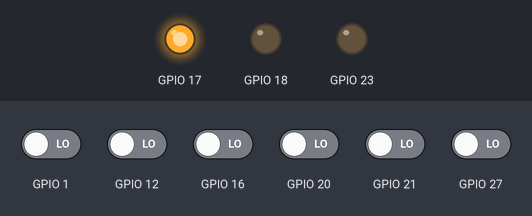
Bench run of a program on a simulated Raspberry Pi (BCM pin numbers). Shown: output pins drawn as LEDs (lit = HIGH). Inputs (shaded band) come from the test bench; at power-on: GPIO 1, GPIO 12, GPIO 16, GPIO 20, GPIO 21, GPIO 27 LOW. The clock reads 2024-03-15 10:24:30 at power-on unless the program sets it; outgoing connections fail; threads take turns every 2 ms; what the program prints to the terminal is not drawn.

Above: at 1.2 s.
1.3 s: GPIO 16 driven HIGH and GPIO 20 driven HIGH
At 30.7 s:
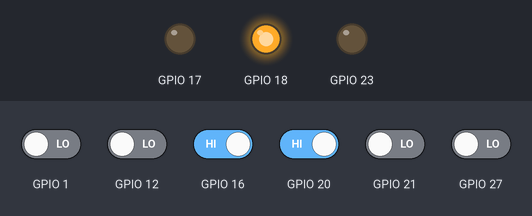
At 33.3 s:
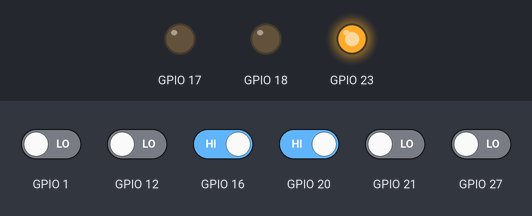
Timing chart, 0 to 34.5 s (numbered marks = the images above; inputs shaded):
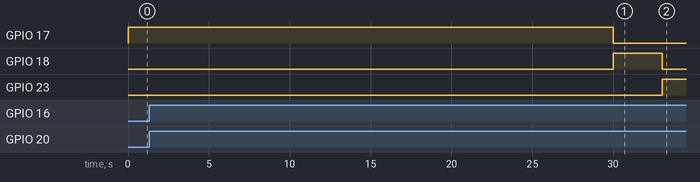

The program:

dist1.py
```python
#!/usr/bin/env python3
"""
dist1.py — Servidor Distribuído: Cruzamento 1
Lê as configurações centralizadas de config.json.
"""

import os
import sys
import json
import socket
import threading
import time
from datetime import datetime, timezone

sys.path.insert(0, os.path.join(os.path.dirname(__file__), "..", "shared"))
import protocol  # noqa: E402

try:
    import RPi.GPIO as GPIO
except RuntimeError:
    print("[WARN] RPi.GPIO indisponível — usando stub.")
    from unittest.mock import MagicMock
    GPIO = MagicMock()
    GPIO.BCM = 11; GPIO.IN = 1; GPIO.OUT = 0; GPIO.HIGH = 1
    GPIO.LOW = 0; GPIO.PUD_DOWN = 21; GPIO.RISING = 31

# ======================================================================
# CARREGAMENTO DA CONFIGURAÇÃO (Cruzamento 1)
# ======================================================================
INTERSECTION_ID = "1"
_CONFIG_FILE = os.path.join(os.path.dirname(__file__), "config.json")

with open(_CONFIG_FILE) as f:
    full_cfg = json.load(f)

cfg_central = full_cfg["central"]
cfg_rules   = full_cfg["traffic_rules"]
cfg_local   = full_cfg["intersections"][INTERSECTION_ID]

CENTRAL_HOST = cfg_central["host"]
CENTRAL_PORT = cfg_central["port"]

SIGNAL_PINS  = cfg_local["signal_pins"]
BTN_MAIN     = cfg_local["btn_main"]
BTN_CROSS    = cfg_local["btn_cross"]
SENSORS_CFG  = cfg_local["sensors"]

MAIN_GREEN_MIN   = cfg_rules["main_green_min"]
MAIN_GREEN_MAX   = cfg_rules["main_green_max"]
CROSS_GREEN_MIN  = cfg_rules["cross_green_min"]
CROSS_GREEN_MAX  = cfg_rules["cross_green_max"]
YELLOW_DURATION  = cfg_rules["yellow_duration"]
ALL_RED_DURATION = cfg_rules["all_red_duration"]

SPEED_LIMIT_KMH   = cfg_rules["speed_limit_kmh"]
SENSOR_DISTANCE_M = cfg_rules["sensor_distance_m"]
DEBOUNCE_S        = 0.2
TRAFFIC_REPORT_INTERVAL = 2.0

# ======================================================================
# SETUP E ESTADO
# ======================================================================
GPIO.setmode(GPIO.BCM)
GPIO.setup(SIGNAL_PINS, GPIO.OUT)
GPIO.setup([BTN_MAIN, BTN_CROSS], GPIO.IN, pull_up_down=GPIO.PUD_DOWN)

for _s in SENSORS_CFG:
    GPIO.setup([_s["pin_a"], _s["pin_b"]], GPIO.IN, pull_up_down=GPIO.PUD_DOWN)

_lock = threading.Lock()
state = {
    "night_mode": False,
    "emergency_active": False,
    "emergency_signal_group": 0,
    "manual_override": False,
    "manual_code": 0,
    "btn_main_pressed": False,
    "btn_cross_pressed": False,
    "counts": {s["sensor_id"]: 0 for s in SENSORS_CFG},
    "sensor_a_times": {s["sensor_id"]: None for s in SENSORS_CFG},
}

_central_socket: socket.socket | None = None
_central_lock = threading.Lock()

def write_signal(code: int):
    b0 = (code >> 0) & 1
    b1 = (code >> 1) & 1
    b2 = (code >> 2) & 1
    GPIO.output(SIGNAL_PINS, (b0, b1, b2))

def _connect_to_central():
    global _central_socket
    while True:
        try:
            s = socket.socket(socket.AF_INET, socket.SOCK_STREAM)
            s.connect((CENTRAL_HOST, CENTRAL_PORT))
            s.settimeout(5.0)
            hello = {"type": "hello", "intersection": int(INTERSECTION_ID)}
            s.sendall(protocol.encode(hello))
            print(f"[NET] Conectado e hello enviado (cruzamento {INTERSECTION_ID})")
            with _central_lock:
                _central_socket = s
            _receive_loop(s)
        except (ConnectionRefusedError, OSError) as e:
            print(f"[NET] Falha ao conectar: {e} — tentando em 3s")
            time.sleep(3)
        finally:
            with _central_lock:
                _central_socket = None

def _receive_loop(sock: socket.socket):
    buf = b""
    while True:
        try:
            chunk = sock.recv(1024)
            if not chunk: return
            buf += chunk
            while b"\n" in buf:
                line, buf = buf.split(b"\n", 1)
                msg = protocol.decode(line)
                if msg: _handle_command(msg)
        except socket.timeout: continue
        except OSError: return

def _handle_command(msg: dict):
    mtype = msg.get("type")
    with _lock:
        if mtype == "night_mode":
            state["night_mode"] = msg.get("active", False)
            state["manual_override"] = False
        elif mtype == "emergency_mode":
            state["emergency_active"] = msg.get("active", False)
            state["emergency_signal_group"] = msg.get("signal_group", 0)
        elif mtype == "manual_signal":
            code = msg.get("code", -1)
            if code < 0:
                state["manual_override"] = False
            else:
                state["manual_override"] = True
                state["manual_code"] = code

def send_to_central(msg: dict):
    with _central_lock:
        sock = _central_socket
    if sock is None: return
    try: sock.sendall(protocol.encode(msg))
    except OSError: pass

def _traffic_reporter():
    while True:
        time.sleep(TRAFFIC_REPORT_INTERVAL)
        with _lock:
            counts_snapshot = dict(state["counts"])
        msg = protocol.traffic_count(int(INTERSECTION_ID), counts_snapshot)
        send_to_central(msg)

class DebouncedButton:
    def __init__(self, pin: int, debounce: float = DEBOUNCE_S):
        self.pin = pin
        self.debounce = debounce
        self._last = 0.0

    def check(self) -> bool:
        if GPIO.input(self.pin):
            now = time.monotonic()
            if now - self._last > self.debounce:
                self._last = now
                return True
        return False

_btn_main  = DebouncedButton(BTN_MAIN)
_btn_cross = DebouncedButton(BTN_CROSS)

def _button_poll():
    while True:
        if _btn_main.check():
            with _lock: state["btn_main_pressed"] = True
        if _btn_cross.check():
            with _lock: state["btn_cross_pressed"] = True
        time.sleep(0.01)

def _make_callbacks(sensor_id: int):
    # Usamos uma lista local para armazenar o tempo.
    # Isso evita travar a thread com o _lock e zera a latência de busca.
    t_a = [None]

    def on_a(channel):
        # Pega o tempo EXATAMENTE na hora que a borda de subida bater
        t_a[0] = time.monotonic()

    def on_b(channel):
        # Pega o tempo de saída imediatamente
        t_b = time.monotonic()

        start = t_a[0]
        if start is None:
            return

        dt = t_b - start
        if dt <= 0:
            return

        speed = (SENSOR_DISTANCE_M / dt) * 3.6

        # Faz a matemática pesada e SÓ AGORA pega o lock para atualizar o contador
        with _lock:
            state["counts"][sensor_id] += 1
            t_a[0] = None  # Reseta o sensor

        ts = datetime.now(timezone.utc).isoformat()
        print(f"[SPD] Sensor {sensor_id}: {speed:.1f} km/h (dt = {dt:.3f}s)")

        # Dispara o alerta para o Central se for maior que o limite
        if speed > SPEED_LIMIT_KMH:
            send_to_central(protocol.speed_alert(int(INTERSECTION_ID), sensor_id, speed, ts))

    return on_a, on_b
for _s in SENSORS_CFG:
    _on_a, _on_b = _make_callbacks(_s["sensor_id"])
    GPIO.add_event_detect(_s["pin_a"], GPIO.RISING, callback=_on_a)
    GPIO.add_event_detect(_s["pin_b"], GPIO.RISING, callback=_on_b)

# --- Máquina de Estados ---
class SignalState:
    CODE: int = 0
    DURATION: float = 0.0
    MINIMUM: float = 0.0
    def enter(self, fsm):
        write_signal(self.CODE)
        fsm.start_time = time.monotonic()
    def update(self, fsm): raise NotImplementedError

class MainGreen(SignalState):
    CODE = 1; DURATION = MAIN_GREEN_MAX; MINIMUM = MAIN_GREEN_MIN
    def update(self, fsm):
        elapsed = time.monotonic() - fsm.start_time
        with _lock: btn = state["btn_main_pressed"] or state["btn_cross_pressed"]
        if elapsed >= self.DURATION or (btn and elapsed >= self.MINIMUM): return MainYellow()
        return None

class MainYellow(SignalState):
    CODE = 2; DURATION = YELLOW_DURATION
    def update(self, fsm):
        if time.monotonic() - fsm.start_time >= self.DURATION: return AllRedToCross()
        return None

class AllRedToCross(SignalState):
    CODE = 4; DURATION = ALL_RED_DURATION
    def update(self, fsm):
        if time.monotonic() - fsm.start_time >= self.DURATION: return CrossGreen()
        return None

class CrossGreen(SignalState):
    CODE = 5; DURATION = CROSS_GREEN_MAX; MINIMUM = CROSS_GREEN_MIN
    def enter(self, fsm):
        super().enter(fsm)
        with _lock: state["btn_main_pressed"] = False; state["btn_cross_pressed"] = False
    def update(self, fsm):
        elapsed = time.monotonic() - fsm.start_time
        with _lock: btn = state["btn_main_pressed"] or state["btn_cross_pressed"]
        if elapsed >= self.DURATION or (btn and elapsed >= self.MINIMUM): return CrossYellow()
        return None

class CrossYellow(SignalState):
    CODE = 6; DURATION = YELLOW_DURATION
    def update(self, fsm):
        if time.monotonic() - fsm.start_time >= self.DURATION: return AllRedToMain()
        return None

class AllRedToMain(SignalState):
    CODE = 4; DURATION = ALL_RED_DURATION
    def update(self, fsm):
        if time.monotonic() - fsm.start_time >= self.DURATION: return MainGreen()
        return None

class SignalFSM:
    def __init__(self):
        self._state: SignalState = MainGreen()
        self.start_time: float = 0.0
        self._state.enter(self)
        self._night_last_toggle: float = 0.0
        self._night_phase: int = 0

    def _change(self, new_state: SignalState):
        self._state = new_state
        self._state.enter(self)

    def run_once(self):
        with _lock:
            night = state["night_mode"]
            emergency = state["emergency_active"]
            em_group = state["emergency_signal_group"]
            override = state["manual_override"]
            ov_code = state["manual_code"]

        if override: write_signal(ov_code); return
        if emergency: write_signal(1 if em_group == 1 else 5); return
        if night:
            now = time.monotonic()
            if now - self._night_last_toggle >= 1.0:
                self._night_last_toggle = now
                self._night_phase ^= 1
                write_signal(0 if self._night_phase == 0 else 4)
            return

        next_state = self._state.update(self)
        if next_state is not None: self._change(next_state)

def main():
    print(f"[DIST] Servidor Distribuído — Cruzamento {INTERSECTION_ID}")
    threading.Thread(target=_connect_to_central, daemon=True).start()
    threading.Thread(target=_button_poll, daemon=True).start()
    threading.Thread(target=_traffic_reporter, daemon=True).start()
    fsm = SignalFSM()
    try:
        while True:
            fsm.run_once()
            time.sleep(0.01)
    except KeyboardInterrupt:
        print("\n[DIST] Encerrando...")
    finally:
        GPIO.cleanup()

if __name__ == "__main__":
    main()
```

protocol.py
```python
"""
protocol.py — Mensagens JSON trocadas via TCP/IP entre
Servidor Central ↔ Servidores Distribuídos.

Cada mensagem é uma linha JSON terminada em '\\n'.

Tipos (campo "type"):
  DIST → CENTRAL
    "speed_alert"   — veículo acima de 60 km/h
    "traffic_count" — contagem periódica de veículos (2 s)

  CENTRAL → DIST
    "night_mode"      — ativar/desativar modo noturno
    "emergency_mode"  — abrir/fechar via de emergência
    "manual_signal"   — forçar código de semáforo manualmente
"""

import json


def encode(msg: dict) -> bytes:
    return (json.dumps(msg) + "\n").encode()


def decode(line: bytes) -> dict | None:
    try:
        return json.loads(line.decode().strip())
    except (ValueError, UnicodeDecodeError):
        return None


# ── helpers de construção ──────────────────────────────────────────────

def speed_alert(intersection: int, sensor_id: int,
                speed_kmh: float, timestamp: str) -> dict:
    return {
        "type": "speed_alert",
        "intersection": intersection,
        "sensor_id": sensor_id,
        "speed_kmh": round(speed_kmh, 1),
        "timestamp": timestamp,
    }


def traffic_count(intersection: int, counts: dict) -> dict:
    """counts: {sensor_id: vehicle_count, ...}"""
    return {
        "type": "traffic_count",
        "intersection": intersection,
        "counts": {str(k): v for k, v in counts.items()},
    }


def night_mode(active: bool) -> dict:
    return {"type": "night_mode", "active": active}


def emergency_mode(active: bool, signal_group: int) -> dict:
    """signal_group: 1 = principal verde, 2 = cruzamento verde"""
    return {"type": "emergency_mode", "active": active,
            "signal_group": signal_group}


def manual_signal(code: int) -> dict:
    """Força o semáforo para um código de 3 bits."""
    return {"type": "manual_signal", "code": code}
```
